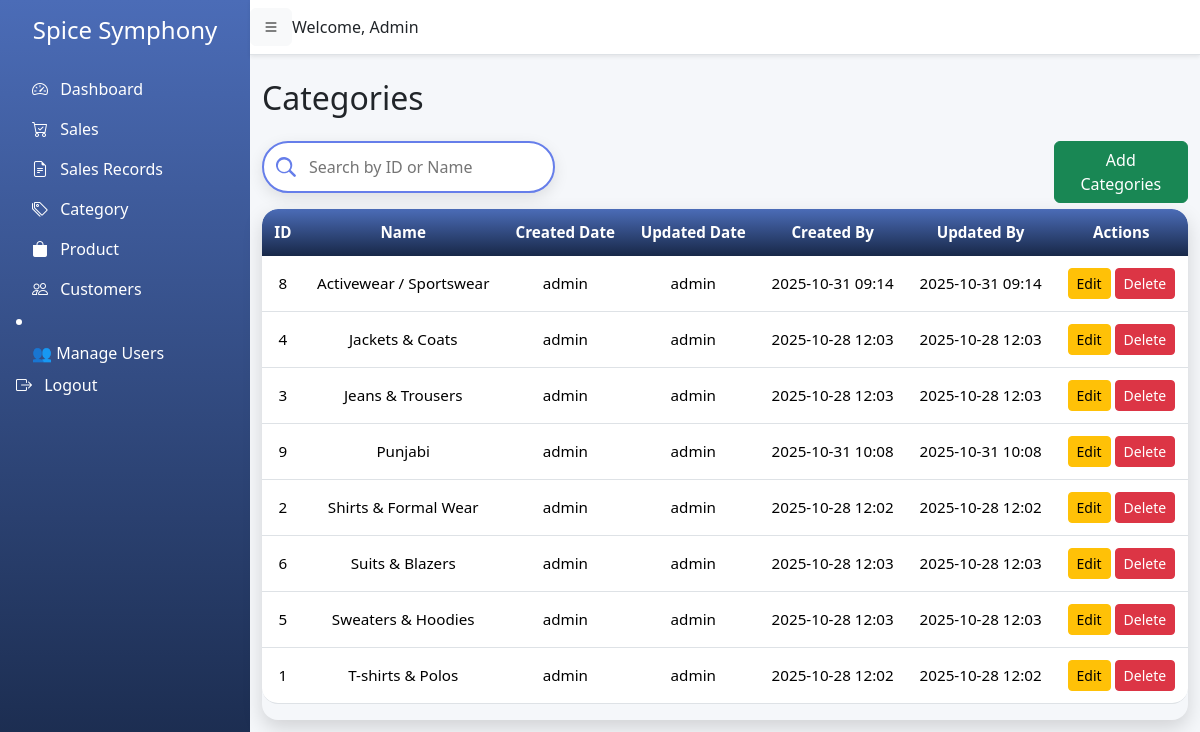
Page /categories/ (signed in) on the earlier database version.
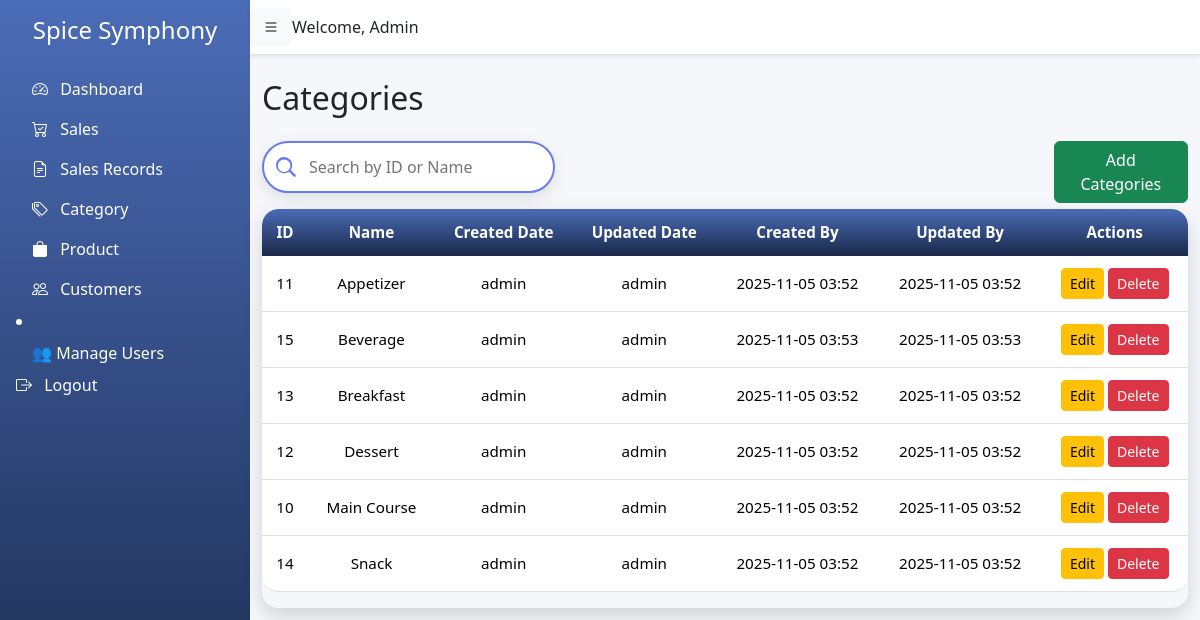
Same page on the later database version.
### pos/models.py (models this page shows, shortened)
class Category(models.Model):
    name = models.CharField(max_length=100, unique=True)
    created_date = models.DateTimeField(auto_now_add=True)
    updated_date = models.DateTimeField(auto_now=True)
    created_by = models.ForeignKey(
        User,
        on_delete=models.SET_NULL,
        null=True,
        related_name='category_created_by'
    )
    updated_by = models.ForeignKey(
        User,
        on_delete=models.SET_NULL,
        null=True,
        related_name='category_updated_by'
    )
    class Meta:
        verbose_name_plural = "Categories"
        ordering = ['name']

### pos/views.py (the view)
# urls.py: path('categories/', views.category_list, name='category_list'),
@login_required
def category_list(request):
    search_query = request.GET.get('search', '')
    if search_query:
        categories = Category.objects.filter(name__icontains=search_query)
    else:
        categories = Category.objects.all()
    return render(request, 'pos/category_list.html', {'categories': categories, 'search_query': search_query})

### pos/templates/pos/category_list.html (shortened to what this page needs)
{% extends 'pos/base.html' %}
{% load static %}
{% block content %}
<h2 class="mb-4">Categories</h2>
<div class="row">
    <div class="col-lg-4">
        <div class="mb-3">
    <input type="text" id="categorySearch" class="lu-search" placeholder="Search by ID or Name">
</div>
    </div>
    <div class="col-lg-4"></div>
    <div class="col-lg-2"></div>
    <div class="col-lg-2">
        <a href="{% url 'category_create' %}" class="btn btn-success">
               Add Categories
           </a>
    </div>
</div>
<div class="lu-table-wrapper">
    <table class="table lu-table" id="categoryTable">
        <thead>
            <tr>
                <th>ID</th>
                <th>Name</th>
                <th>Created Date</th>
                <th>Updated Date</th>
                <th>Created By</th>
                <th>Updated By</th>
                 <th>Actions</th>
            </tr>
        </thead>
    <tbody>
        {% for category in categories %}
        <tr>
            <td>{{ category.id }}</td>
            <td>{{ category.name }}</td>
            <td>{{ category.created_by }}</td>
            <td>{{ category.updated_by }}</td>
            <td>{{ category.created_date|date:"Y-m-d H:i" }}</td>
            <td>{{ category.updated_date|date:"Y-m-d H:i" }}</td>
            <td>
                <a href="{% url 'category_update' category.id %}" class="btn btn-warning btn-sm">Edit</a>
                <a href="{% url 'category_delete' category.id %}" class="btn btn-danger btn-sm"
                   onclick="return confirm('Are you sure you want to delete this category?');">Delete</a>
            </td>
        </tr>
        {% empty %}
        <tr><td colspan="7" class="text-center">No categories found.</td></tr>
        {% endfor %}
    </tbody>
    </table>
</div>
{% endblock %}

Differences in the rows shown:
removed Category: id "8", name "Activewear / Sportswear", created_by "admin", updated_by "admin", created_date "2025-10-31 09:14", updated_date "2025-10-31 09:14"
removed Category: id "4", name "Jackets & Coats", created_by "admin", updated_by "admin", created_date "2025-10-28 12:03", updated_date "2025-10-28 12:03"
removed Category: id "3", name "Jeans & Trousers", created_by "admin", updated_by "admin", created_date "2025-10-28 12:03", updated_date "2025-10-28 12:03"
removed Category: id "9", name "Punjabi", created_by "admin", updated_by "admin", created_date "2025-10-31 10:08", updated_date "2025-10-31 10:08"
removed Category: id "2", name "Shirts & Formal Wear", created_by "admin", updated_by "admin", created_date "2025-10-28 12:02", updated_date "2025-10-28 12:02"
removed Category: id "6", name "Suits & Blazers", created_by "admin", updated_by "admin", created_date "2025-10-28 12:03", updated_date "2025-10-28 12:03"
removed Category: id "5", name "Sweaters & Hoodies", created_by "admin", updated_by "admin", created_date "2025-10-28 12:03", updated_date "2025-10-28 12:03"
removed Category: id "1", name "T-shirts & Polos", created_by "admin", updated_by "admin", created_date "2025-10-28 12:02", updated_date "2025-10-28 12:02"
added Category: id "11", name "Appetizer", created_by "admin", updated_by "admin", created_date "2025-11-05 03:52", updated_date "2025-11-05 03:52"
added Category: id "15", name "Beverage", created_by "admin", updated_by "admin", created_date "2025-11-05 03:53", updated_date "2025-11-05 03:53"
added Category: id "13", name "Breakfast", created_by "admin", updated_by "admin", created_date "2025-11-05 03:52", updated_date "2025-11-05 03:52"
added Category: id "12", name "Dessert", created_by "admin", updated_by "admin", created_date "2025-11-05 03:52", updated_date "2025-11-05 03:52"
added Category: id "10", name "Main Course", created_by "admin", updated_by "admin", created_date "2025-11-05 03:52", updated_date "2025-11-05 03:52"
added Category: id "14", name "Snack", created_by "admin", updated_by "admin", created_date "2025-11-05 03:52", updated_date "2025-11-05 03:52"
